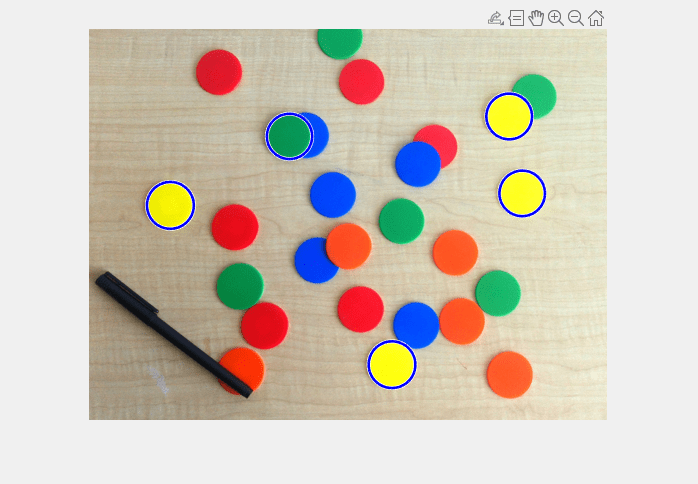
#> input picture semester-1/Assignments/Assignment 3/delivery03/DetectCirclesExample_10 (1).png, 698 x 484 px
$ python circle.py
#> lines starting #> are read from the running program, lines starting #| are printed output that depends on the picture; after the words box and inside, x2 and y2 are one past the last pixel; in counts of white or black regions, pixels touching at a corner belong together
import sys
import cv2 as cv
import numpy as np


def main():

    src = cv.imread('DetectCirclesExample_10 (1).png', cv.IMREAD_COLOR)
#> src is the input picture: shape (484, 698, 3); mean B, G, R 186.1, 198.9, 208.1
    # Check if image is loaded fine

    gray = cv.cvtColor(src, cv.COLOR_BGR2GRAY)
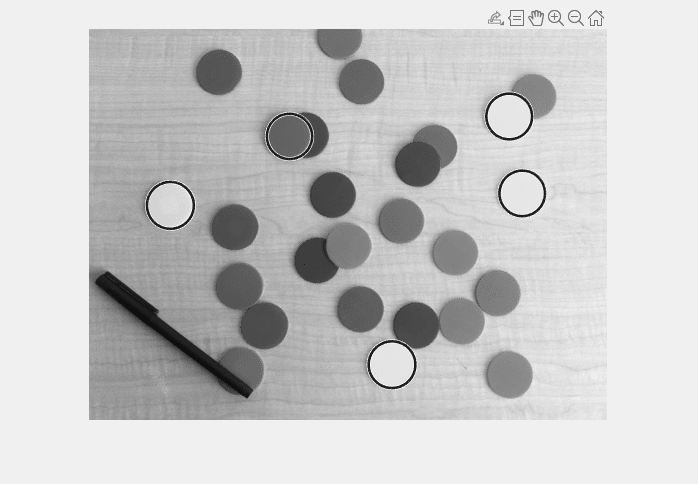
#> gray: shape (484, 698); min 15, max 249, mean 200.2

    gray = cv.medianBlur(gray, 5)

    rows = gray.shape[0]
#> rows = 484
    print(cv.HOUGH_GRADIENT)
    circles = cv.HoughCircles(gray, cv.HOUGH_GRADIENT, 1, 10,
                              param1=100, param2=30,
                              minRadius=1, maxRadius=60)
#> circles = 23 rows, first 8: [521.5, 192.5, 23.9], [332.5, 194.5, 22.8], [460.5, 320.5, 23.2], [417.5, 163.5, 22.8], [453.5, 252.5, 23.1], [262.5, 324.5, 24.6], [415.5, 324.5, 23], [361.5, 81.5, 22.8]

    if circles is not None:
        circles = np.uint16(np.around(circles))
#> circles = 23 rows, first 8: [522, 192, 24], [332, 194, 23], [460, 320, 23], [418, 164, 23], [454, 252, 23], [262, 324, 25], [416, 324, 23], [362, 82, 23]
        for i in circles[0, :]:
            center = (i[0], i[1])
            # circle center
            cv.circle(src, center, 1, (0, 100, 100), 2)
            # circle outline
            radius = i[2]
            cv.circle(src, center, radius, (255, 0, 255), 2)
#> this loop made 23 passes
#> (center, radius) on passes 1 to 12: ((522, 192), 24), ((332, 194), 23), ((460, 320), 23), ((418, 164), 23), ((454, 252), 23), ((262, 324), 25), ((416, 324), 23), ((362, 82), 23), ((390, 364), 23), ((360, 310), 24), ((218, 72), 23), ((508, 116), 21)
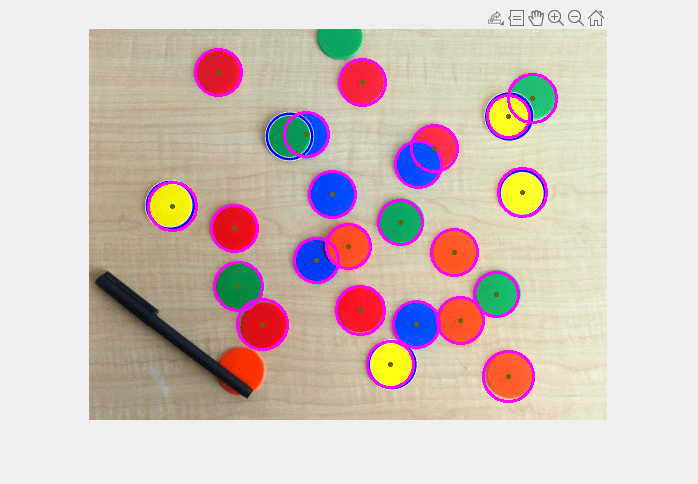
#> src: shape (484, 698, 3); 3.1% of pixels changed, all inside (x1, y1, x2, y2) = (147, 48, 558, 403)

    cv.imshow("detected circles", src)
    cv.waitKey(0)

    return 0


if __name__ == "__main__":
    main()
